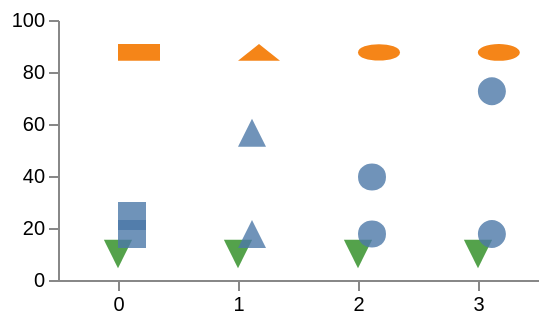

Specify this chart in Vega-Lite:
### Vega specification from a JSON file in a GitHub repository (floating-point values rounded to 4 significant figures)
{"$schema": "https://vega.github.io/schema/vega/v6.json", "description": "Outlines written as SVG path strings: a path mark placed once per datum and scaled, and symbols whose shape is a path rather than one of the twelve names. One of them asks for a scale of zero, which upstream reads as no scaling at all — `item.scaleX || 1` — rather than as a collapse.", "width": 240, "height": 130, "padding": 5, "data": [{"name": "table", "values": [{"c": 0, "v": 30, "d": "M0,0 L14,0 L14,14 L0,14 Z"}, {"c": 1, "v": 62, "d": "M7,0 L14,14 L0,14 Z"}, {"c": 2, "v": 45, "d": "M0,7 C0,-2 14,-2 14,7 C14,16 0,16 0,7 Z"}, {"c": 3, "v": 78, "d": "M7,0 A7,7 0 1,1 6.9,0 Z"}]}], "scales": [{"name": "x", "type": "point", "domain": {"data": "table", "field": "c"}, "range": "width", "padding": 0.5}, {"name": "y", "type": "linear", "domain": [0, 100], "range": "height"}], "axes": [{"orient": "bottom", "scale": "x"}, {"orient": "left", "scale": "y", "tickCount": 4}], "marks": [{"type": "path", "from": {"data": "table"}, "encode": {"enter": {"x": {"scale": "x", "field": "c"}, "y": {"scale": "y", "field": "v"}, "path": {"field": "d"}, "fill": {"value": "#4c78a8"}, "fillOpacity": {"value": 0.8}}}}, {"type": "path", "from": {"data": "table"}, "encode": {"enter": {"x": {"scale": "x", "field": "c"}, "y": {"value": 12}, "path": {"field": "d"}, "scaleX": {"value": 1.5}, "scaleY": {"value": 0.6}, "fill": {"value": "#f58518"}}}}, {"type": "symbol", "from": {"data": "table"}, "encode": {"enter": {"x": {"scale": "x", "field": "c"}, "y": {"scale": "y", "value": 10}, "shape": {"value": "M-1,-1 L1,-1 L0,1 Z"}, "size": {"value": 200}, "fill": {"value": "#54a24b"}}}}, {"type": "path", "from": {"data": "table"}, "encode": {"enter": {"x": {"scale": "x", "field": "c"}, "yc": {"value": 100}, "path": {"field": "d"}, "scaleX": {"value": 0}, "scaleY": {"value": 0}, "fill": {"value": "#4c78a8"}, "fillOpacity": {"value": 0.8}}}}]}
